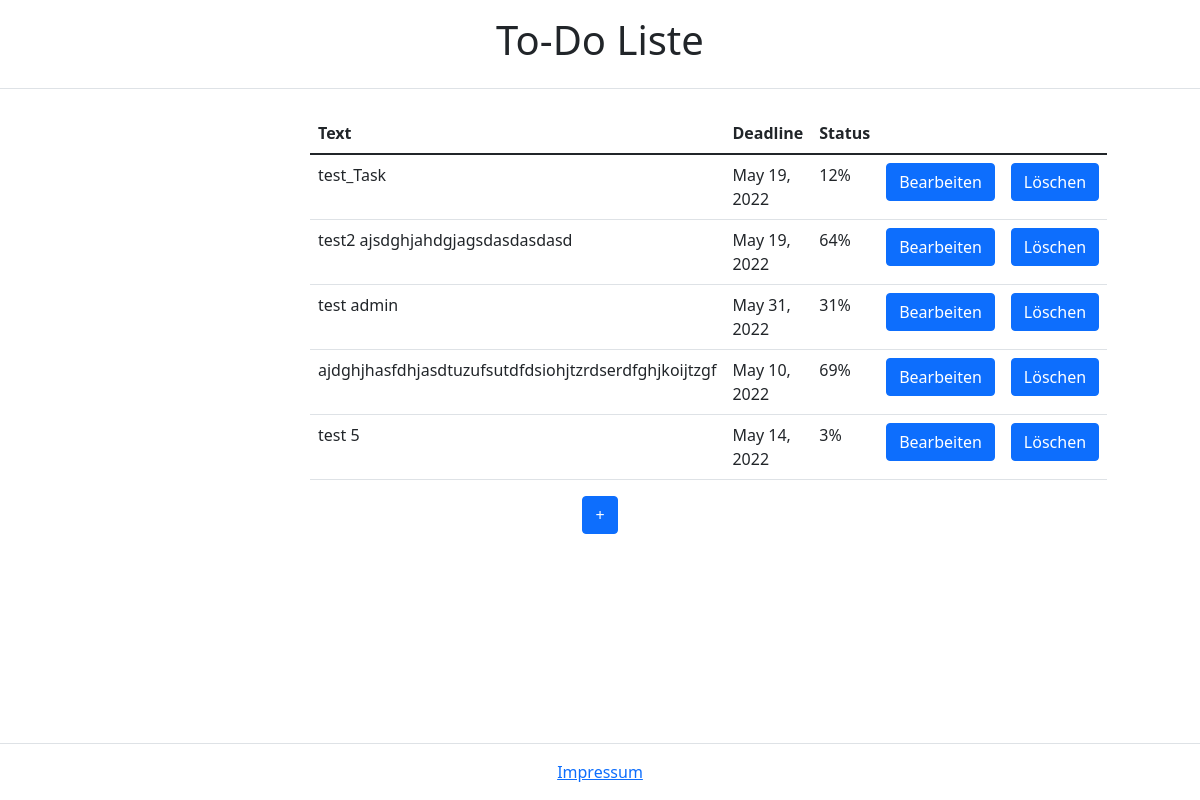
The app's page /, older data.
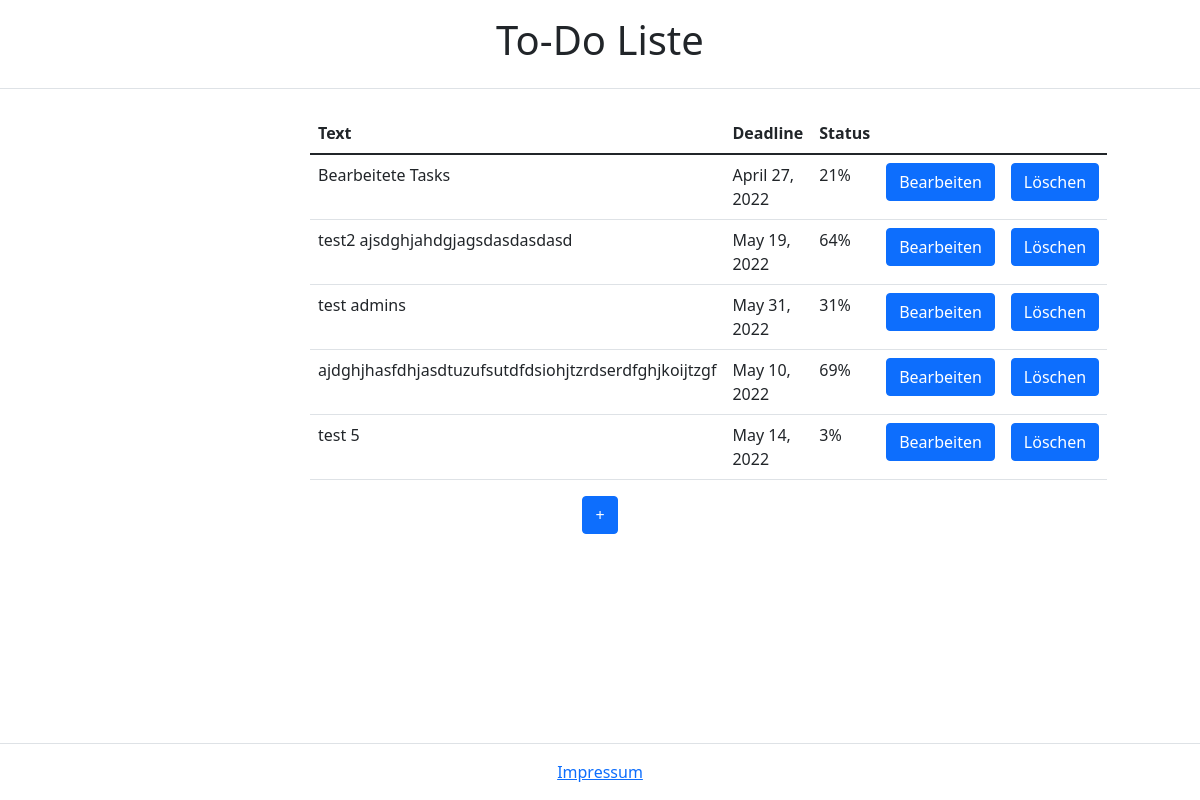
The same page, newer data.
### tasks/models.py (models this page shows, shortened)
class Task(models.Model):
    task_text = models.CharField(max_length=160)
    deadline = models.DateField("Date")
    progress = models.IntegerField(default=0)

### tasks/views.py (the view)
# urls.py: path('', views.index, name='index'),
def index(request):
    if request.method == 'POST':
        Task.objects.get(id=request.POST.get('deleteId')).delete()
        list_of_tasks= Task.objects.all()
        context = {'list_of_tasks':list_of_tasks}
    if request.method == 'GET':
        list_of_tasks= Task.objects.all()
        context = {'list_of_tasks':list_of_tasks}
    return render(request, 'index.html', context)

### tasks/templates/index.html (shortened to what this page needs)
<!DOCTYPE html>
<html>
<head>
  <link href="https://cdn.jsdelivr.net/npm/bootstrap@5.1.3/dist/css/bootstrap.min.css" rel="stylesheet"
>
</head>
<body>
  <div class="text-center border-bottom p-3">
    <a href="{% url 'index' %}" class="text-decoration-none text text-dark">
      <h1>To-Do Liste</h1>
    </a>
  </div>
  <div class="row justify-content-center px-2 pt-4">
    <div class="col-12 col-md-6 col-sm-8">
      <table class="table">
        <thead>
          <tr>
            <th scope="col">Text</th>
            <th scope="col">Deadline</th>
            <th scope="col">Status</th>
            <th scope="col"></th>
            <th scope="col"></th>
          </tr>
        </thead>
        <tbody>
            {% if list_of_tasks %}
            {% for task in list_of_tasks %}
          <tr>
            <td>{{task.task_text}}</td>
            <td>{{task.deadline}}</td>
            <td>{{task.progress}}%</td>
            <td><a class="btn btn-primary" href="{% url 'edit' id=task.id  %}" role="button">Bearbeiten</a></td>
            <td>
              <form action="{% url 'index' %}" method="post">
                <button type="submit" class="btn btn-primary" name="deleteId" value={{task.id}}>Löschen</button>
              </form>
              </td>
          </tr>
            {% endfor %}
            {% endif %}
        </tbody>
      </table>
    </div>
  </div>
  <div>
    <div class=" text-center mx-auto pb-5 mb-5">
      <a class="btn btn-primary" href="{% url 'add'%}" role="button">+</a>
    </div>
    <div class="text-center border-top p-3 fixed-bottom bg-white">
      <a href="{% url 'imprint'%}">Impressum</a>
    </div>
  </div>
</body>
</html>

Row changes from the older to the newer data that the page shows:
changed Task: task_text "test_Task" → "Bearbeitete Tasks"; deadline "May 19, 2022" → "April 27, 2022"; progress "12" → "21"
changed Task: task_text "test admin" → "test admins"
